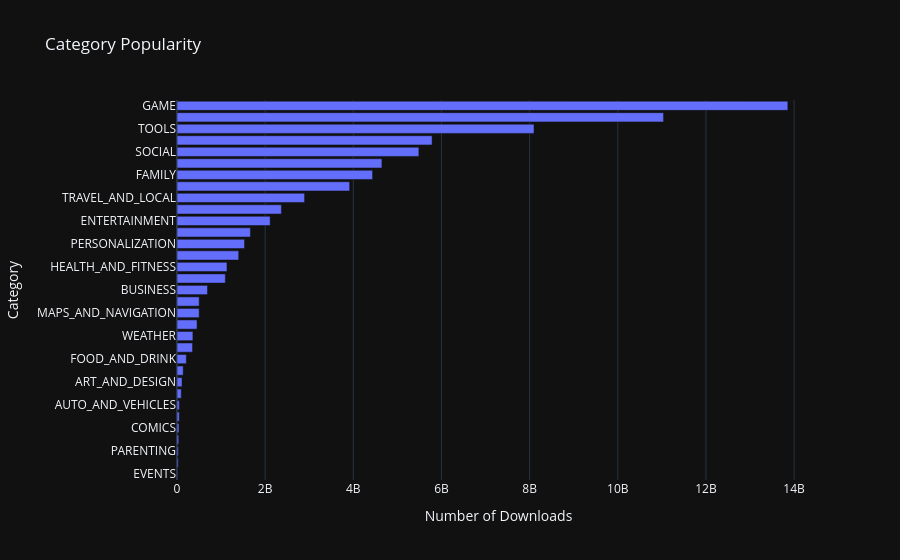

The code cell stored with this chart in its notebook:
### Markdown cell above
### Vertical Bar Chart - Highest Competition (Number of Apps)

### Code cell
category_installs = df_apps_clean.groupby('Category').agg({'Installs': pd.Series.sum})
category_installs.sort_values('Installs', ascending=True, inplace=True)
print(category_installs)
h_bar = px.bar(x = category_installs.Installs,
               y = category_installs.index,
               orientation='h',
               title='Category Popularity')

h_bar.update_layout(xaxis_title='Number of Downloads', yaxis_title='Category')
h_bar.show()

### Figure 1 — Plotly figure (JSON) as saved in the notebook; plotly's stock layout.template omitted (floating-point values rounded to 4 significant figures)
{"data": [{"hovertemplate": "x=%{x}<br>y=%{y}<extra></extra>", "legendgroup": "", "marker": {"color": "#636efa", "pattern": {"shape": ""}}, "name": "", "orientation": "h", "showlegend": false, "textposition": "auto", "x": [15949410, 26916200, 31116110, 39162676, 44931100, 52083000, 53129800, 97082000, 114233100, 140912410, 211677750, 352852000, 361096500, 455249400, 503267560, 503611120, 692018120, 1096431465, 1134006220, 1400331540, 1532352930, 1665791655, 2113660000, 2369110650, 2894859300, 3916897200, 4437554490, 4649143130, 5487841475, 5788070180, 8099724500, 11039241530, 13858762717], "xaxis": "x", "y": ["EVENTS", "BEAUTY", "PARENTING", "MEDICAL", "COMICS", "LIBRARIES_AND_DEMO", "AUTO_AND_VEHICLES", "HOUSE_AND_HOME", "ART_AND_DESIGN", "DATING", "FOOD_AND_DRINK", "EDUCATION", "WEATHER", "FINANCE", "MAPS_AND_NAVIGATION", "LIFESTYLE", "BUSINESS", "SPORTS", "HEALTH_AND_FITNESS", "SHOPPING", "PERSONALIZATION", "BOOKS_AND_REFERENCE", "ENTERTAINMENT", "NEWS_AND_MAGAZINES", "TRAVEL_AND_LOCAL", "VIDEO_PLAYERS", "FAMILY", "PHOTOGRAPHY", "SOCIAL", "PRODUCTIVITY", "TOOLS", "COMMUNICATION", "GAME"], "yaxis": "y", "type": "bar"}], "layout": {"xaxis": {"anchor": "y", "domain": [0.0, 1.0], "title": {"text": "Number of Downloads"}}, "yaxis": {"anchor": "x", "domain": [0.0, 1.0], "title": {"text": "Category"}}, "legend": {"tracegroupgap": 0}, "title": {"text": "Category Popularity"}, "barmode": "relative"}}
